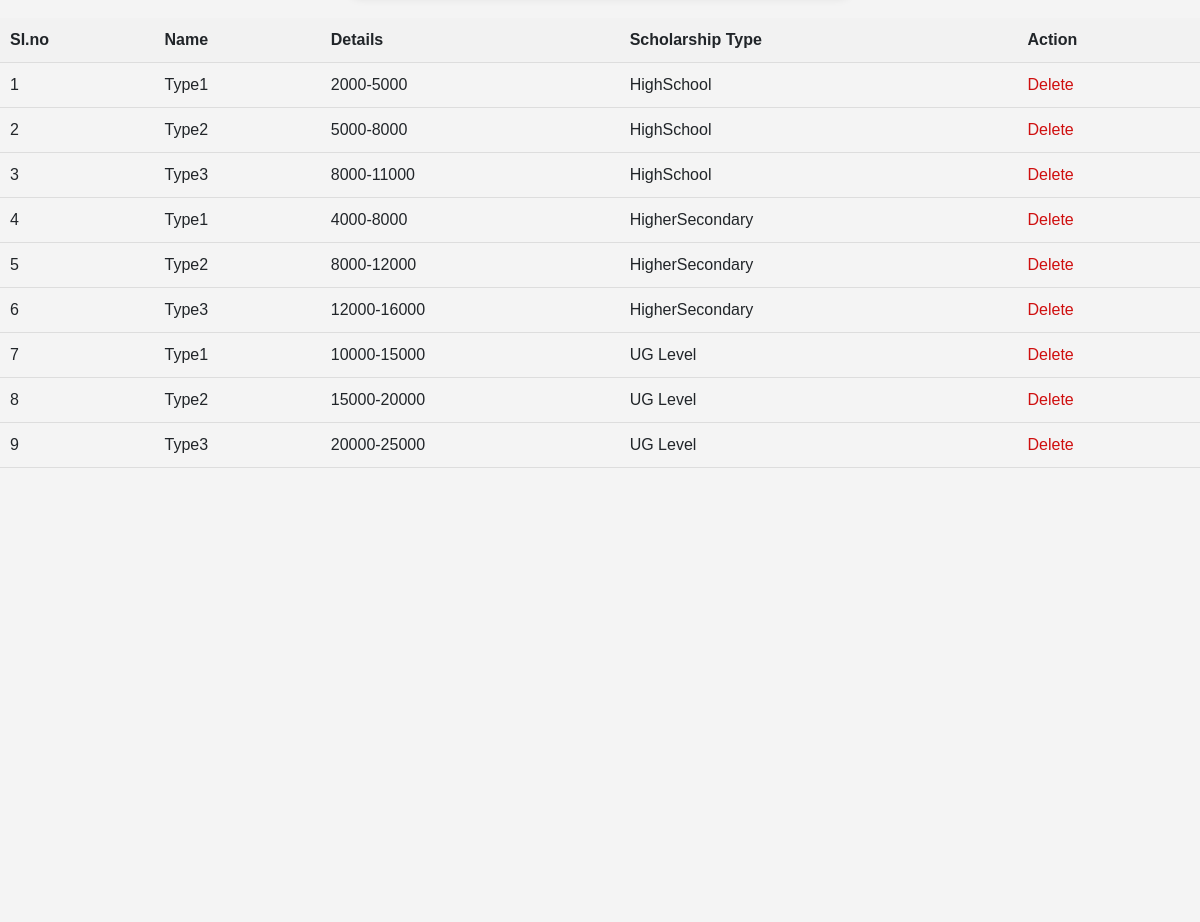
Page /Helpers/scholarship/ (middle part) on the earlier database version.
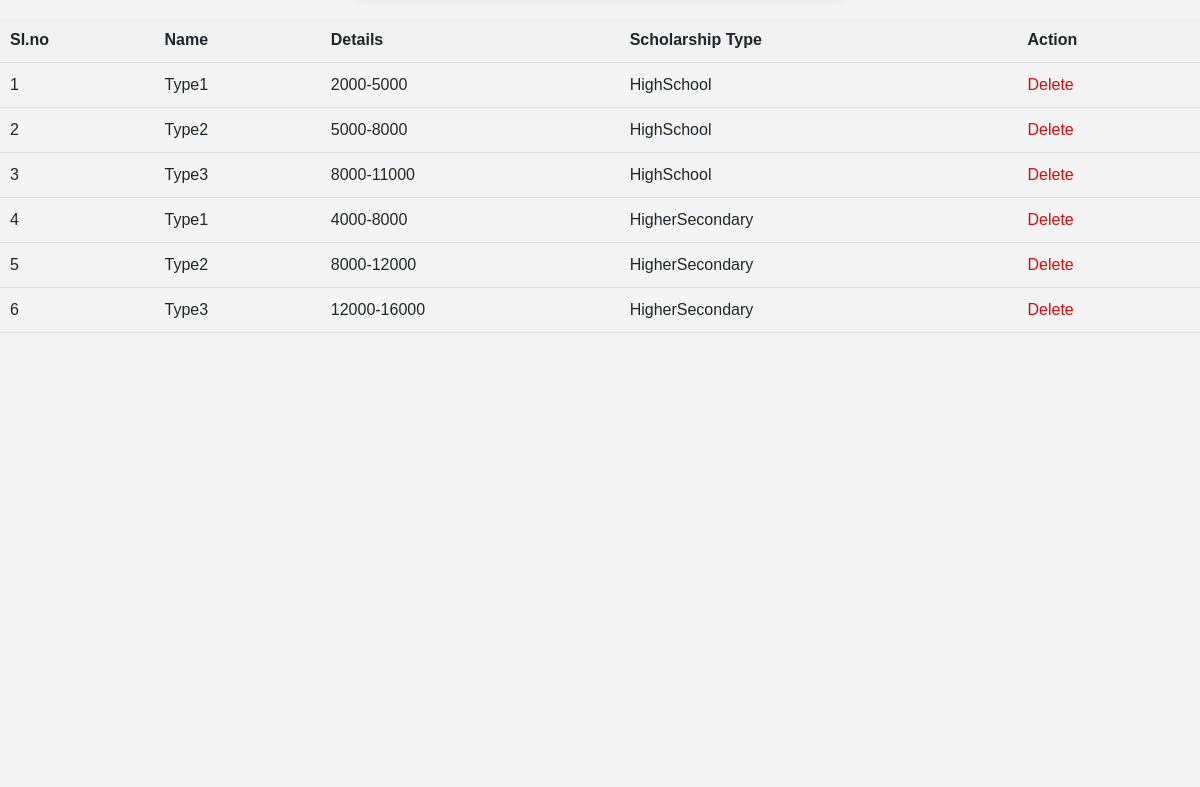
Same page on the later database version.
### Helpers/models.py (models this page shows)
class tbl_scholarshipname(models.Model):
    scholarship_name=models.CharField(max_length=50)
    scholarship_details=models.CharField(max_length=50)
    scholarship_type=models.ForeignKey(tbl_scholarshiptype,on_delete=models.CASCADE)

### Admin/models.py (models this page shows)
class tbl_scholarshiptype(models.Model):
    scholarship_type=models.CharField(max_length=50)

### Helpers/views.py (the view)
# urls.py: path('scholarship/',views.scholar,name="Scholarship"),
def scholar(request):
    disdata=tbl_scholarshipname.objects.all()
    misdata=tbl_scholarshiptype.objects.all()
    if request.method=="POST":
        mat = tbl_scholarshiptype.objects.get(id=request.POST.get("select_sch"))
        tbl_scholarshipname.objects.create(scholarship_name=request.POST.get("txt_name1"),scholarship_details=request.POST.get("txt_name2"),
        scholarship_type=mat)
        return render(request,"Helpers/Scholarship.html",{'disdata':disdata,'misdata':misdata})
    else:
        return render(request,"Helpers/Scholarship.html",{'disdata':disdata,'misdata':misdata})

### Helpers/Templates/Helpers/Scholarship.html (shortened to what this page needs)
{% extends 'Helpers/header.html' %}
{% load static %}
{% block content %}
<!DOCTYPE html>
<html lang="en">
<head>
</head>
<body>
    <table>
        <tr>
            <th>SI.no</th>
            <th>Name</th>
            <th>Details</th>
            <th>Scholarship Type</th>
            <th>Action</th>
        </tr>
        {% for i in disdata %}
        <tr>
            <td>{{ forloop.counter }}</td>
            <td>{{ i.scholarship_name }}</td>
            <td>{{ i.scholarship_details }}</td>
            <td>{{ i.scholarship_type.scholarship_type }}</td>
            <td><a href="#">Delete</a></td>
        </tr>
        {% endfor %}
    </table>
</body>
</html>
{% endblock content %}

Differences in the rows shown:
removed tbl_scholarshipname: scholarship_name "Type1", scholarship_details "10000-15000", scholarship_type.scholarship_type "UG Level"
removed tbl_scholarshipname: scholarship_name "Type2", scholarship_details "15000-20000", scholarship_type.scholarship_type "UG Level"
removed tbl_scholarshipname: scholarship_name "Type3", scholarship_details "20000-25000", scholarship_type.scholarship_type "UG Level"
